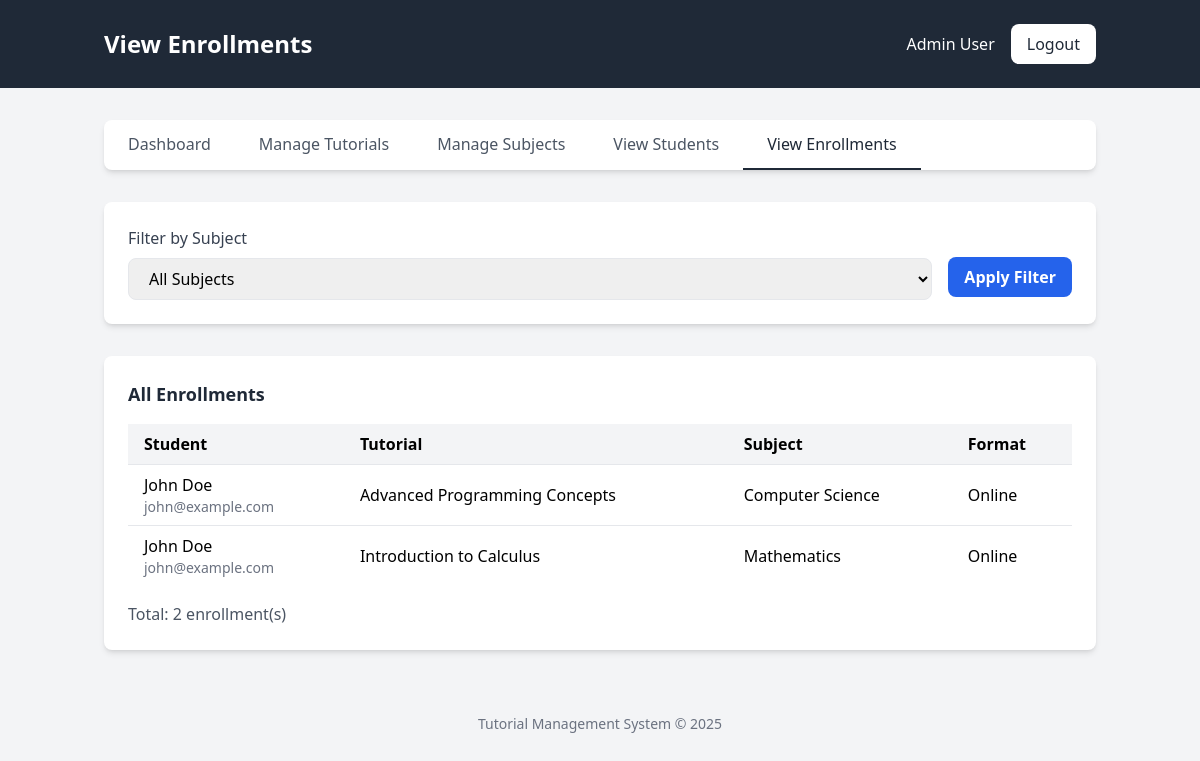
Page /admin/enrollments.php (signed in) on the committed database.
### tables this page shows
CREATE TABLE IF NOT EXISTS enrollments (
    id INT(11) NOT NULL AUTO_INCREMENT,
    user_id INT(11) NOT NULL,
    tutorial_id INT(11) NOT NULL,
    enrollment_date TIMESTAMP DEFAULT CURRENT_TIMESTAMP,
    PRIMARY KEY (id),
    UNIQUE KEY unique_enrollment (user_id, tutorial_id),
    FOREIGN KEY (user_id) REFERENCES users(id),
    FOREIGN KEY (tutorial_id) REFERENCES tutorials(id)
);

CREATE TABLE IF NOT EXISTS users (
    id INT(11) NOT NULL AUTO_INCREMENT,
    name VARCHAR(100) NOT NULL,
    email VARCHAR(100) NOT NULL UNIQUE,
    password VARCHAR(255) NOT NULL,
    role ENUM('admin', 'student') NOT NULL,
    created_at TIMESTAMP DEFAULT CURRENT_TIMESTAMP,
    PRIMARY KEY (id)
);

CREATE TABLE IF NOT EXISTS tutorials (
    id INT(11) NOT NULL AUTO_INCREMENT,
    title VARCHAR(255) NOT NULL,
    description TEXT NOT NULL,
    subject_id INT(11) NOT NULL,
    format ENUM('Online', 'In-Person') NOT NULL,
    location VARCHAR(255) DEFAULT NULL,
    file_url VARCHAR(255) DEFAULT NULL,
    upload_date DATETIME NOT NULL,
    PRIMARY KEY (id),
    FOREIGN KEY (subject_id) REFERENCES subjects(id)
);

CREATE TABLE IF NOT EXISTS subjects (
    id INT(11) NOT NULL AUTO_INCREMENT,
    name VARCHAR(100) NOT NULL UNIQUE,
    PRIMARY KEY (id)
);

### admin/enrollments.php (the view, shortened to what this page needs)
<?php
require_once('../includes/config.php');
$query = "SELECT e.*, u.name as student_name, u.email as student_email, t.title as tutorial_title,
          t.format as tutorial_format, s.name as subject_name
          FROM enrollments e
          JOIN users u ON e.user_id = u.id
          JOIN tutorials t ON e.tutorial_id = t.id
          JOIN subjects s ON t.subject_id = s.id
          WHERE 1=1";
$query .= " ORDER BY e.id DESC";
$result = mysqli_query($conn, $query);
$enrollments = [];
if ($result) {
    while ($row = mysqli_fetch_assoc($result)) {
        $enrollments[] = $row;
    }
}
include_once('../includes/header.php');
?>
<div class="bg-gray-800">
    <div class="container mx-auto px-4 py-6">
        <div class="flex justify-between items-center">
            <h1 class="text-2xl font-bold text-white">View Enrollments</h1>
            <div class="flex items-center space-x-4">
                <span class="text-white"><?php echo $_SESSION['name']; ?></span>
                <a href="logout.php" class="bg-white text-gray-800 px-4 py-2 rounded-lg font-medium hover:bg-gray-100 transition duration-300">Logout</a>
            </div>
        </div>
    </div>
</div>
<div class="container mx-auto px-4 py-8">
    <div class="bg-white rounded-lg shadow-md mb-8">
        <div class="flex flex-wrap">
            <a href="dashboard.php" class="px-6 py-3 text-gray-600 font-medium hover:text-gray-800 transition duration-300">Dashboard</a>
            <a href="tutorials.php" class="px-6 py-3 text-gray-600 font-medium hover:text-gray-800 transition duration-300">Manage Tutorials</a>
            <a href="subjects.php" class="px-6 py-3 text-gray-600 font-medium hover:text-gray-800 transition duration-300">Manage Subjects</a>
            <a href="students.php" class="px-6 py-3 text-gray-600 font-medium hover:text-gray-800 transition duration-300">View Students</a>
            <a href="enrollments.php" class="px-6 py-3 text-gray-800 font-medium border-b-2 border-gray-800">View Enrollments</a>
        </div>
    </div>
    <div class="bg-white rounded-lg shadow-md p-6 mb-8">
        <form action="" method="GET" class="flex items-center">
            <div class="flex-grow">
                <label for="subject" class="block text-gray-700 font-medium mb-2">Filter by Subject</label>
                <select id="subject" name="subject" class="w-full px-4 py-2 border rounded-lg focus:outline-none focus:ring-2 focus:ring-blue-500">
                    <option value="0">All Subjects</option>
                </select>
            </div>
            <button type="submit" class="bg-blue-600 hover:bg-blue-700 text-white font-bold py-2 px-4 rounded-lg transition duration-300 ml-4 mt-7">
                Apply Filter
            </button>
        </form>
    </div>
    <div class="bg-white rounded-lg shadow-md p-6">
        <h2 class="text-lg font-semibold text-gray-800 mb-4">All Enrollments</h2>
        <?php if (empty($enrollments)): ?>
            <p class="text-gray-600">No enrollments found.</p>
        <?php else: ?>
            <div class="overflow-x-auto">
                <table class="w-full border-collapse">
                    <thead>
                        <tr class="bg-gray-100">
                            <th class="px-4 py-2 text-left">Student</th>
                            <th class="px-4 py-2 text-left">Tutorial</th>
                            <th class="px-4 py-2 text-left">Subject</th>
                            <th class="px-4 py-2 text-left">Format</th>
                        </tr>
                    </thead>
                    <tbody>
                        <?php foreach ($enrollments as $enrollment): ?>
                            <tr class="border-t hover:bg-gray-50">
                                <td class="px-4 py-2">
                                    <div>
                                        <p class="font-medium"><?php echo $enrollment['student_name']; ?></p>
                                        <p class="text-sm text-gray-500"><?php echo $enrollment['student_email']; ?></p>
                                    </div>
                                </td>
                                <td class="px-4 py-2"><?php echo $enrollment['tutorial_title']; ?></td>
                                <td class="px-4 py-2"><?php echo $enrollment['subject_name']; ?></td>
                                <td class="px-4 py-2"><?php echo $enrollment['tutorial_format']; ?></td>
                            </tr>
                        <?php endforeach; ?>
                    </tbody>
                </table>
            </div>
            <p class="mt-4 text-gray-600">Total: <?php echo count($enrollments); ?> enrollment(s)</p>
        <?php endif; ?>
    </div>
</div>
<?php include_once('../includes/footer.php'); ?>

### rows in the picture
enrollments: user.name "John Doe", user.email "john@example.com", tutorial.title "Advanced Programming Concepts", subjects.name "Computer Science", tutorial.format "Online"
enrollments: user.name "John Doe", user.email "john@example.com", tutorial.title "Introduction to Calculus", subjects.name "Mathematics", tutorial.format "Online"

### other values in the picture
$_SESSION['name'] "Admin User"
count($enrollments) "2"
